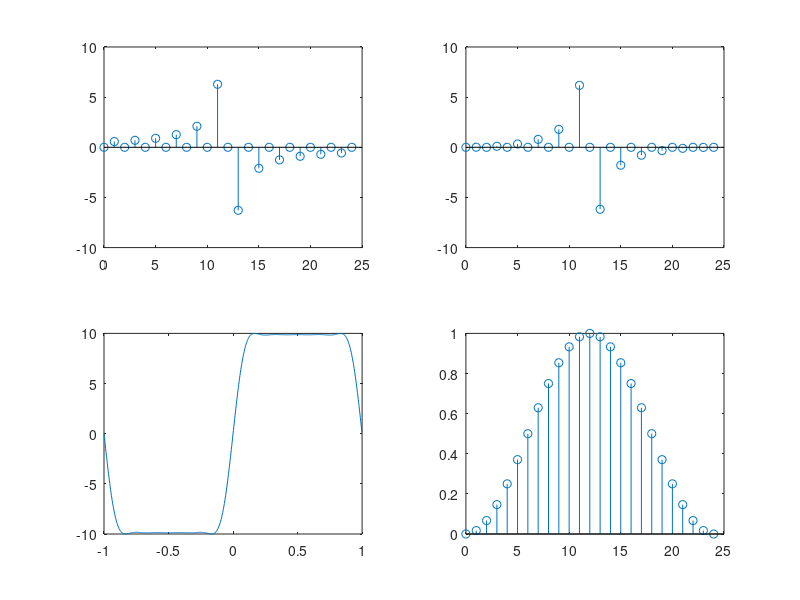

The MATLAB source for this figure:
clc;
clear all;
close all;
M = 25;
w=-pi:0.01:pi;

n1 = 0:M-1;
tau = (M-1)/2;
H = -1j*exp(-1j*tau*w).*(w>0) + 1j*exp(-1j*tau*w).*(w<0);

Q = [];
for n = 0:M-1
 f = @(w1) 1j*exp(-1j*(tau-n)*w1);

        Q = [integral(f,-pi,0) Q];
end
Q1 = [];
for n = 0:M-1
 f = @(w1) -1j*exp(-1j*(tau-n)*w1);

        Q1 = [integral(f,0,pi) Q1];
end
hd = (1/2*pi)*(Q1+Q);
subplot(221);
stem(n1,hd);

Wn = hanning(M)';
subplot(224);
stem(n1,Wn);
h = hd.*Wn;
subplot(222);
stem(n1,h);
Hw = freqz(h,1,w);
Hrw = exp(-1j*(pi/2-tau*w)).*Hw;
subplot(223);

plot(w/pi,Hrw);